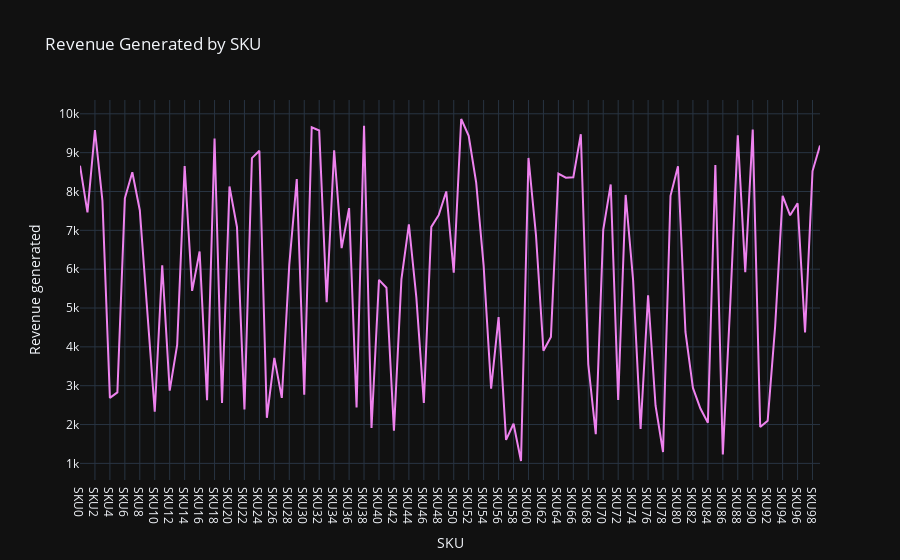

Here is the notebook cell this chart was saved with:
### Markdown cell above
### Revenue Generated by each SKU

### Code cell
revenue_chart = px.line(data, x='SKU', y='Revenue generated', title='Revenue Generated by SKU',
                        color_discrete_sequence=['violet'])

revenue_chart.show()

### Figure 1 — Plotly figure (JSON) as saved in the notebook; plotly's stock layout.template omitted (floating-point values rounded to 4 significant figures)
{"data": [{"hovertemplate": "SKU=%{x}<br>Revenue generated=%{y}<extra></extra>", "legendgroup": "", "line": {"color": "violet", "dash": "solid"}, "marker": {"symbol": "circle"}, "mode": "lines", "name": "", "orientation": "v", "showlegend": false, "type": "scatter", "x": ["SKU0", "SKU1", "SKU2", "SKU3", "SKU4", "SKU5", "SKU6", "SKU7", "SKU8", "SKU9", "SKU10", "SKU11", "SKU12", "SKU13", "SKU14", "SKU15", "SKU16", "SKU17", "SKU18", "SKU19", "SKU20", "SKU21", "SKU22", "SKU23", "SKU24", "SKU25", "SKU26", "SKU27", "SKU28", "SKU29", "SKU30", "SKU31", "SKU32", "SKU33", "SKU34", "SKU35", "SKU36", "SKU37", "SKU38", "SKU39", "SKU40", "SKU41", "SKU42", "SKU43", "SKU44", "SKU45", "SKU46", "SKU47", "SKU48", "SKU49", "SKU50", "SKU51", "SKU52", "SKU53", "SKU54", "SKU55", "SKU56", "SKU57", "SKU58", "SKU59", "SKU60", "SKU61", "SKU62", "SKU63", "SKU64", "SKU65", "SKU66", "SKU67", "SKU68", "SKU69", "SKU70", "SKU71", "SKU72", "SKU73", "SKU74", "SKU75", "SKU76", "SKU77", "SKU78", "SKU79", "SKU80", "SKU81", "SKU82", "SKU83", "SKU84", "SKU85", "SKU86", "SKU87", "SKU88", "SKU89", "SKU90", "SKU91", "SKU92", "SKU93", "SKU94", "SKU95", "SKU96", "SKU97", "SKU98", "SKU99"], "xaxis": "x", "y": [8662.0, 7461.0, 9578.0, 7767.0, 2687.0, 2828.0, 7823.0, 8496.0, 7517.0, 4971.0, 2331.0, 6100.0, 2874.0, 4053.0, 8654.0, 5442.0, 6454.0, 2629.0, 9365.0, 2553.0, 8128.0, 7087.0, 2391.0, 8858.0, 9049.0, 2175.0, 3716.0, 2686.0, 6117.0, 8319.0, 2766.0, 9655.0, 9572.0, 5150.0, 9062.0, 6541.0, 7573.0, 2438.0, 9692.0, 1912.0, 5725.0, 5521.0, 1840.0, 5737.0, 7152.0, 5268.0, 2557.0, 7089.0, 7397.0, 8002.0, 5911.0, 9866.0, 9436.0, 8232.0, 6088.0, 2926.0, 4767.0, 1606.0, 2021.0, 1062.0, 8864.0, 6886.0, 3900.0, 4257.0, 8459.0, 8355.0, 8368.0, 9474.0, 3550.0, 1752.0, 7015.0, 8180.0, 2633.0, 7911.0, 5710.0, 1889.0, 5328.0, 2484.0, 1292.0, 7889.0, 8652.0, 4384.0, 2943.0, 2412.0, 2048.0, 8685.0, 1230.0, 5134.0, 9445.0, 5925.0, 9593.0, 1935.0, 2100.0, 4531.0, 7888.0, 7386.0, 7698.0, 4371.0, 8526.0, 9185.0], "yaxis": "y"}], "layout": {"legend": {"tracegroupgap": 0}, "title": {"text": "Revenue Generated by SKU"}, "xaxis": {"anchor": "y", "domain": [0, 1], "title": {"text": "SKU"}}, "yaxis": {"anchor": "x", "domain": [0, 1], "title": {"text": "Revenue generated"}}}}
